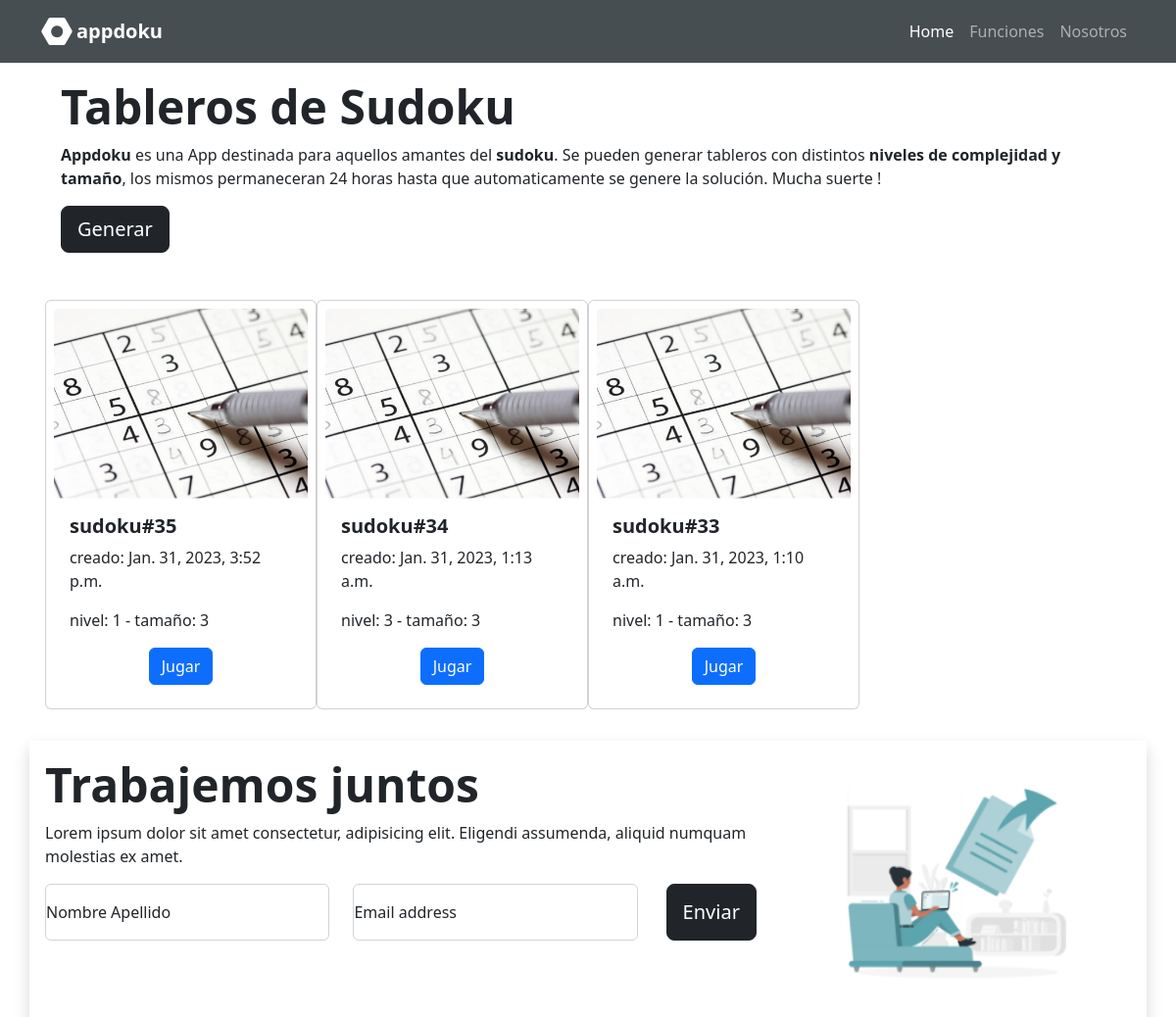
Before: /appdoku/ (upper part) with the older database file.
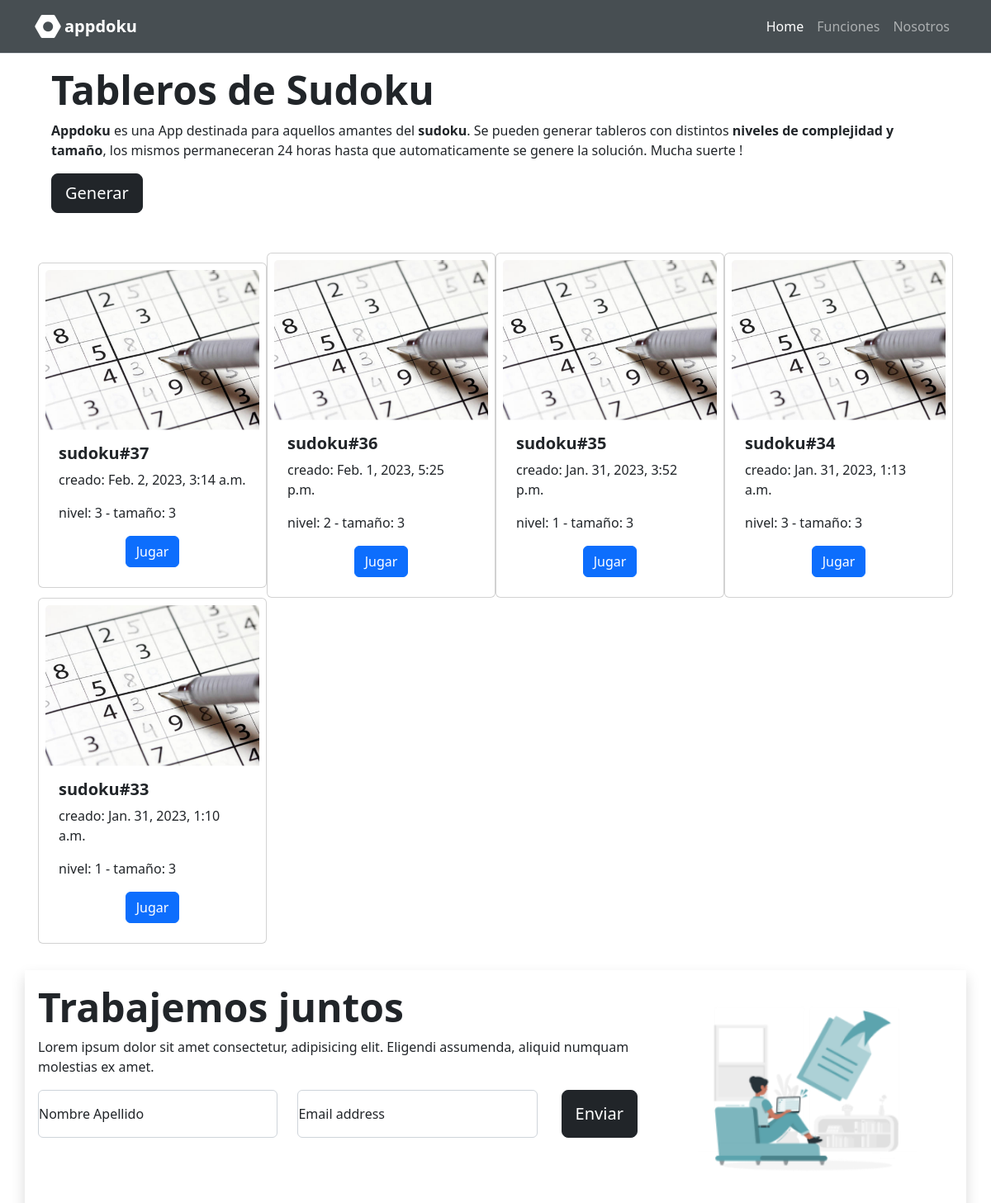
After: the same page with the newer database file.
### appdoku/models.py (models this page shows, shortened)
class Tablero(models.Model):
    LEVEL_CHOICES = (
        ('1', 'bajo'),
        ('2', 'medio'),
        ('3', 'alto'),
    )
    SIZE_CHOICES =(
        ('3', '3x3'),
    )
    name = models.CharField(max_length=50, blank=True)
    level = models.CharField(max_length=1, default='2', choices=LEVEL_CHOICES)
    size = models.CharField(max_length=1, default='3', choices=SIZE_CHOICES)
    initial_sudoku = models.CharField(max_length=81, default='0')
    final_sudoku = models.CharField(max_length=81, default='0')
    user_sudoku = models.CharField(max_length=81, default='0')
    created = models.DateTimeField(auto_now_add=True)

### appdoku/views.py (the view)
# urls.py: path('', views.index, name='index'),
def index(request):
    latest_tablero_list = Tablero.objects.order_by('-created')[:20]
    context = {'latest_tablero_list': latest_tablero_list,}
    return render(request, 'appdoku/index.html', context)

### appdoku/templates/appdoku/index.html (shortened to what the changed rows need)
<!DOCTYPE html>
<html lang="en">
<head>
    {% load static %}
    <link rel="stylesheet" href="https://cdn.jsdelivr.net/npm/bootstrap-icons@1.10.3/font/bootstrap-icons.css">
    <link href="https://cdn.jsdelivr.net/npm/bootstrap@5.2.3/dist/css/bootstrap.min.css" rel="stylesheet"
>
    <link rel="stylesheet" href="{% static 'appdoku/styles.css' %}">
</head>
<body>
    <main>
        {% block contenido %}
        <section class="container portada">
            <div class="row align-items-center mt-5 p-3">
                <div class="col-12 d-flex flex-column p-3">
                    <h1 class="text-center text-md-start fw-bold display-5">Tableros de Sudoku</h1>
                </div>
        </section>
        <section class="container tarjeta">
            <div class="row justify-content-start align-items-center p-3">
                {% if latest_tablero_list %}
                {% for tablero in latest_tablero_list %}
                <div class="card col-12 col-sm-6 col-md-4 col-lg-3 p-2">
                    <img src="{% static 'appdoku/img/sudoku.png' %}" class="card-img-top" alt="...">
                    <div class="card-body">
                        <h3 class="card-title fs-5 fw-bold">{{ tablero.name }}#{{ tablero.id }}</h3>
                        <p class="card-text">creado: {{ tablero.created }}</p>
                        <p class="card-text">nivel: {{ tablero.level }} - tamaño: {{ tablero.size }}</p>
                        <div class="d-flex justify-content-center">
                            <a href="/appdoku/tablero/{{ tablero.id }}" class="btn btn-primary">Jugar</a>
                        </div>
                    </div>
                </div>
                {% endfor %}
                {% else %}
                <p>No sudokus are available.</p>
                {% endif %}
            </div>
        </section>
        <section class="formulario-contacto container shadow mt-3 p-3">
            <div class="row">
                <div class="col-md-8">
                    <h2 class="text-center text-md-start display-5 fw-bold">Trabajemos juntos</h2>
                </div>
            </div>
        </section>
        {% endblock %}
    </main>
</body>
</html>

Changed rows visible on the page:
added Tablero: name "sudoku", id "37", created "Feb. 2, 2023, 3:14 a.m.", level "3", size "3"
added Tablero: name "sudoku", id "36", created "Feb. 1, 2023, 5:25 p.m.", level "2", size "3"
